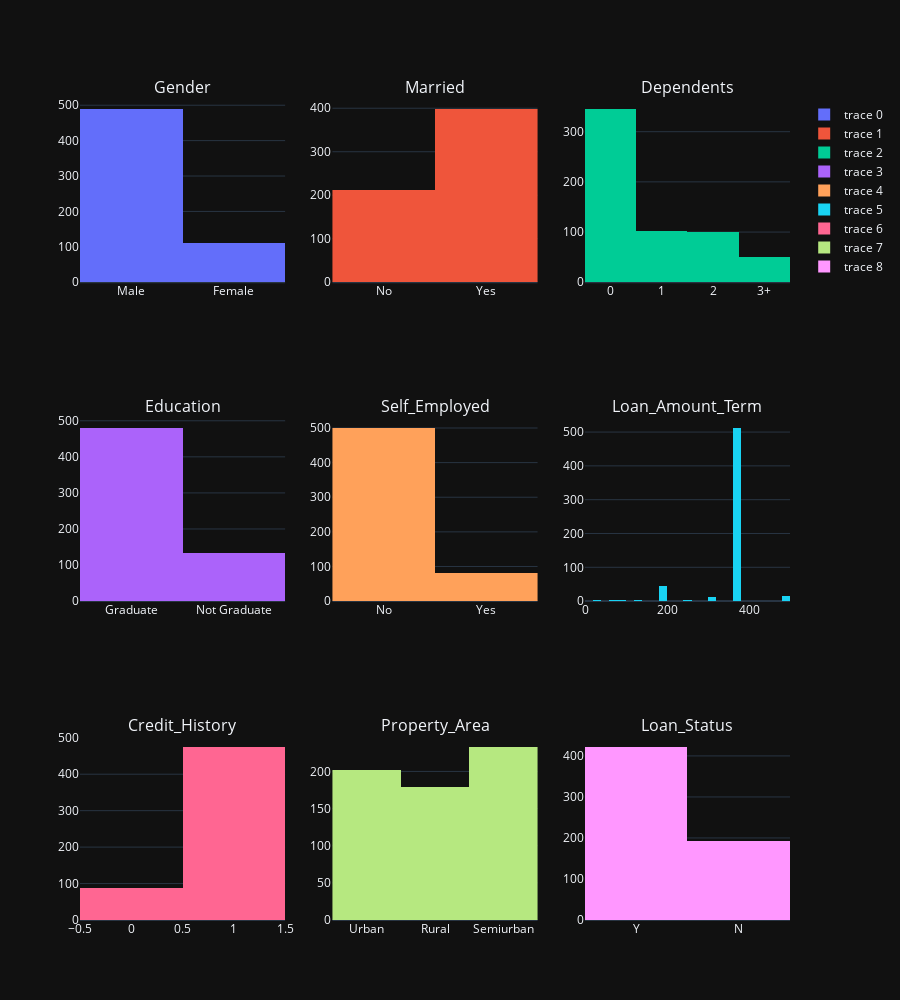

The cell this chart's notebook holds for it:
### Code cell
fig = make_subplots(rows=3, cols=3, subplot_titles=flattened_columns)
for i in range(0, 3):
    for j in range(0, 3):
        fig.add_trace(
            go.Histogram(x=data[cat_columns[i][j]]),
            row=i + 1,
            col=j + 1,
        )
fig.update_traces(hoverinfo="y+text")
fig.update_layout(height=1000)
fig.show()

### Figure 1 — Plotly figure (JSON) as saved in the notebook; plotly's stock layout.template omitted (floating-point values rounded to 4 significant figures; data arrays with more than 128 entries replaced by an {"elided": "..."} marker saying what was removed)
{"data": [{"hoverinfo": "y+text", "type": "histogram", "x": {"elided": "614 str values"}, "xaxis": "x", "yaxis": "y"}, {"hoverinfo": "y+text", "type": "histogram", "x": {"elided": "614 str values"}, "xaxis": "x2", "yaxis": "y2"}, {"hoverinfo": "y+text", "type": "histogram", "x": {"elided": "614 str values"}, "xaxis": "x3", "yaxis": "y3"}, {"hoverinfo": "y+text", "type": "histogram", "x": {"elided": "614 str values"}, "xaxis": "x4", "yaxis": "y4"}, {"hoverinfo": "y+text", "type": "histogram", "x": {"elided": "614 str values"}, "xaxis": "x5", "yaxis": "y5"}, {"hoverinfo": "y+text", "type": "histogram", "x": {"elided": "614 int values"}, "xaxis": "x6", "yaxis": "y6"}, {"hoverinfo": "y+text", "type": "histogram", "x": {"elided": "614 int values"}, "xaxis": "x7", "yaxis": "y7"}, {"hoverinfo": "y+text", "type": "histogram", "x": {"elided": "614 str values"}, "xaxis": "x8", "yaxis": "y8"}, {"hoverinfo": "y+text", "type": "histogram", "x": {"elided": "614 str values"}, "xaxis": "x9", "yaxis": "y9"}], "layout": {"annotations": [{"font": {"size": 16}, "showarrow": false, "text": "Gender", "x": 0.1444, "xanchor": "center", "xref": "paper", "y": 1, "yanchor": "bottom", "yref": "paper"}, {"font": {"size": 16}, "showarrow": false, "text": "Married", "x": 0.5, "xanchor": "center", "xref": "paper", "y": 1, "yanchor": "bottom", "yref": "paper"}, {"font": {"size": 16}, "showarrow": false, "text": "Dependents", "x": 0.8556, "xanchor": "center", "xref": "paper", "y": 1, "yanchor": "bottom", "yref": "paper"}, {"font": {"size": 16}, "showarrow": false, "text": "Education", "x": 0.1444, "xanchor": "center", "xref": "paper", "y": 0.6111, "yanchor": "bottom", "yref": "paper"}, {"font": {"size": 16}, "showarrow": false, "text": "Self_Employed", "x": 0.5, "xanchor": "center", "xref": "paper", "y": 0.6111, "yanchor": "bottom", "yref": "paper"}, {"font": {"size": 16}, "showarrow": false, "text": "Loan_Amount_Term", "x": 0.8556, "xanchor": "center", "xref": "paper", "y": 0.6111, "yanchor": "bottom", "yref": "paper"}, {"font": {"size": 16}, "showarrow": false, "text": "Credit_History", "x": 0.1444, "xanchor": "center", "xref": "paper", "y": 0.2222, "yanchor": "bottom", "yref": "paper"}, {"font": {"size": 16}, "showarrow": false, "text": "Property_Area", "x": 0.5, "xanchor": "center", "xref": "paper", "y": 0.2222, "yanchor": "bottom", "yref": "paper"}, {"font": {"size": 16}, "showarrow": false, "text": "Loan_Status", "x": 0.8556, "xanchor": "center", "xref": "paper", "y": 0.2222, "yanchor": "bottom", "yref": "paper"}], "height": 1000, "xaxis": {"anchor": "y", "domain": [0, 0.2889]}, "xaxis2": {"anchor": "y2", "domain": [0.3556, 0.6444]}, "xaxis3": {"anchor": "y3", "domain": [0.7111, 1]}, "xaxis4": {"anchor": "y4", "domain": [0, 0.2889]}, "xaxis5": {"anchor": "y5", "domain": [0.3556, 0.6444]}, "xaxis6": {"anchor": "y6", "domain": [0.7111, 1]}, "xaxis7": {"anchor": "y7", "domain": [0, 0.2889]}, "xaxis8": {"anchor": "y8", "domain": [0.3556, 0.6444]}, "xaxis9": {"anchor": "y9", "domain": [0.7111, 1]}, "yaxis": {"anchor": "x", "domain": [0.7778, 1]}, "yaxis2": {"anchor": "x2", "domain": [0.7778, 1]}, "yaxis3": {"anchor": "x3", "domain": [0.7778, 1]}, "yaxis4": {"anchor": "x4", "domain": [0.3889, 0.6111]}, "yaxis5": {"anchor": "x5", "domain": [0.3889, 0.6111]}, "yaxis6": {"anchor": "x6", "domain": [0.3889, 0.6111]}, "yaxis7": {"anchor": "x7", "domain": [0, 0.2222]}, "yaxis8": {"anchor": "x8", "domain": [0, 0.2222]}, "yaxis9": {"anchor": "x9", "domain": [0, 0.2222]}}}
